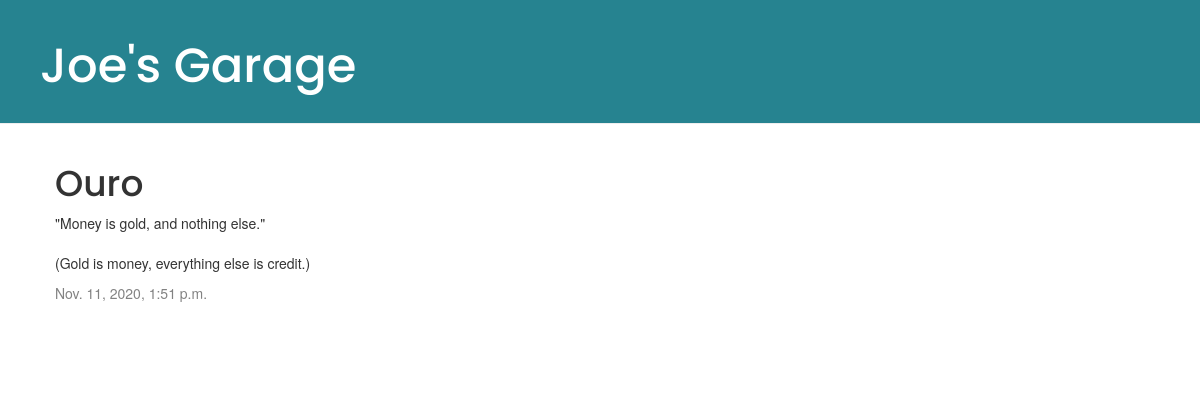
The page /post/8/ on the database its author committed.
### blog/models.py (models this page shows, shortened)
class Post(models.Model):
    author = models.ForeignKey(settings.AUTH_USER_MODEL, on_delete=models.CASCADE)
    title = models.CharField(max_length=200)
    text = models.TextField()
    created_date = models.DateTimeField(default=timezone.now)
    published_date = models.DateTimeField(blank=True, null=True)

### blog/views.py (the view)
# urls.py: path('post/<int:pk>/', views.post_detail, name='post_detail'),
def post_detail(request, pk):
    post = get_object_or_404(Post, pk=pk)
    return render(request, 'blog/post_detail.html', {'post': post})

### blog/templates/blog/post_detail.html (shortened to what this page needs)
{% extends 'blog/base.html' %}
{% block content %}
    <div class="post">
        <h1>{{ post.title }}</h1>
        <p>{{ post.text|linebreaksbr }}</p>
        {% if post.published_date %}
            <div class="date">
                {{ post.published_date }}
            </div>
        {% endif %}
    </div>
{% endblock %}

### blog/static/css/blog.css (style rules this page uses)
h1, h2, h3, h4 { font-family: 'Poppins', sans-serif; }
.date { color: #828282; }
.post { margin-bottom: 70px; }

### rows shown on the page
Post: title "Ouro", text "\"Money is gold, and nothing else.\" (Gold is money, everything else is credit.)", published_date "Nov. 11, 2020, 1:51 p.m."
